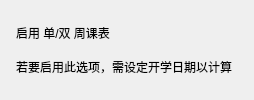
          <widget class="CardWidget" name="CardWidget_8">
           <property name="minimumSize">
            <size>
             <width>0</width>
             <height>70</height>
            </size>
           </property>
           <layout class="QHBoxLayout" name="horizontalLayout_8">
            <property name="leftMargin">
             <number>16</number>
            </property>
            <property name="topMargin">
             <number>16</number>
            </property>
            <property name="rightMargin">
             <number>16</number>
            </property>
            <property name="bottomMargin">
             <number>16</number>
            </property>
            <item>
             <layout class="QVBoxLayout" name="verticalLayout_13">
              <property name="spacing">
               <number>0</number>
              </property>
              <item>
               <widget class="StrongBodyLabel" name="StrongBodyLabel_8">
                <property name="sizePolicy">
                 <sizepolicy hsizetype="Expanding" vsizetype="Preferred">
                  <horstretch>0</horstretch>
                  <verstretch>0</verstretch>
                 </sizepolicy>
                </property>
                <property name="text">
                 <string>启用 单/双 周课表</string>
                </property>
               </widget>
              </item>
              <item>
               <widget class="CaptionLabel" name="CaptionLabel_8">
                <property name="text">
                 <string>若要启用此选项，需设定开学日期以计算</string>
                </property>
                <property name="wordWrap">
                 <bool>false</bool>
                </property>
                <property name="lightColor" stdset="0">
                 <color alpha="150">
                  <red>0</red>
                  <green>0</green>
                  <blue>0</blue>
                 </color>
                </property>
                <property name="darkColor" stdset="0">
                 <color alpha="200">
                  <red>255</red>
                  <green>255</green>
                  <blue>255</blue>
                 </color>
                </property>
               </widget>
              </item>
             </layout>
            </item>
            <item>
             <widget class="SwitchButton" name="switch_enable_alt_schedule" native="true">
              <property name="onText" stdset="0">
               <string>启用</string>
              </property>
              <property name="offText" stdset="0">
               <string>关闭</string>
              </property>
             </widget>
            </item>
           </layout>
          </widget>
